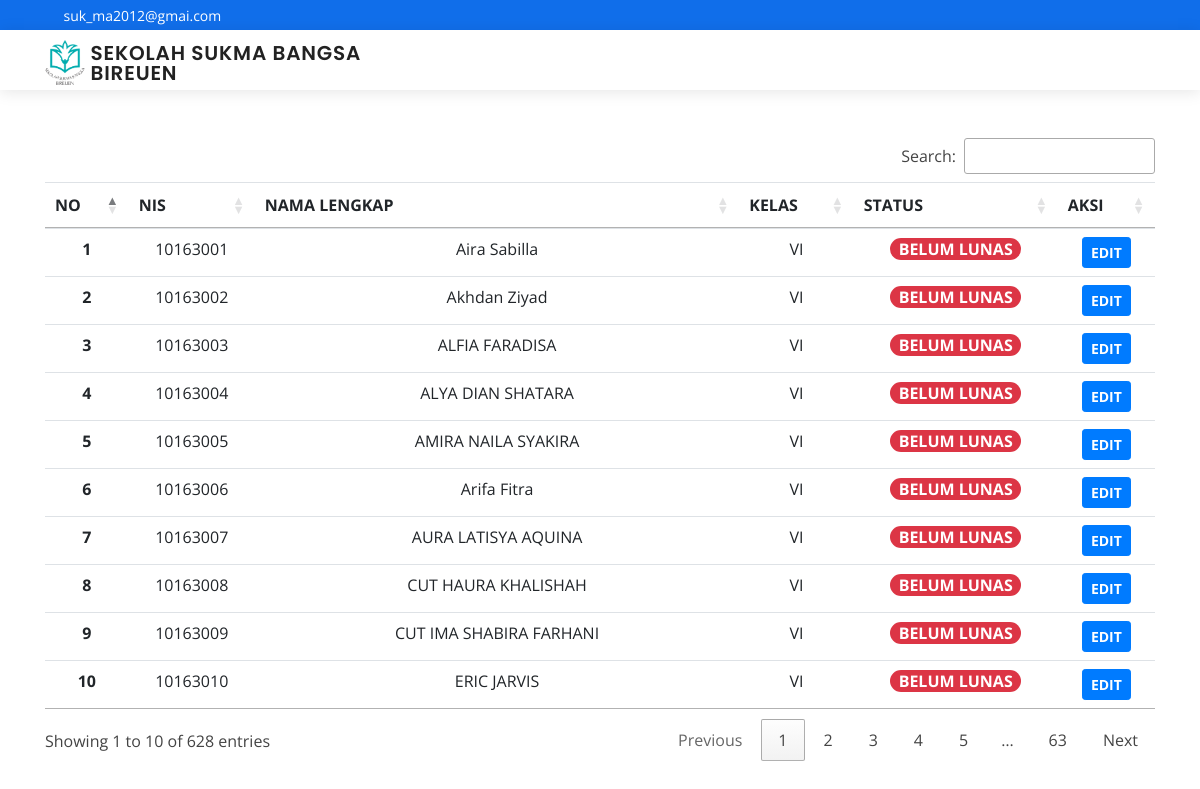
The page /index.php/hal/edit on the database as committed earlier.
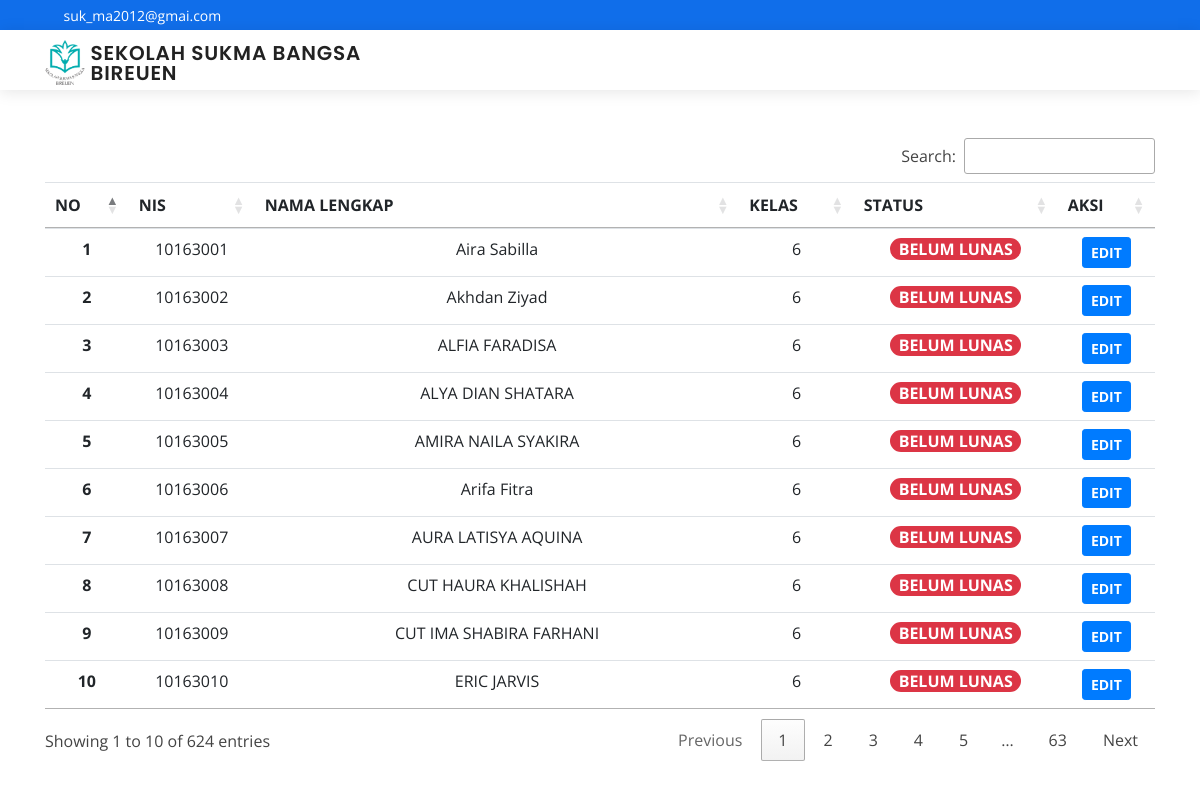
The same page on the database as committed later.
### tables this page shows
CREATE TABLE `data` (
  `nis` varchar(15) NOT NULL,
  `nama` varchar(255) NOT NULL,
  `kelas` varchar(30) NOT NULL,
  `jenjang` varchar(255) NOT NULL,
  `status` varchar(20) NOT NULL,
  `keterangan` varchar(255) NOT NULL,
  `jumlah_bulan` varchar(11) NOT NULL,
  `bpp_per_bulan` varchar(10) NOT NULL,
  `total` varchar(10) NOT NULL
);

### application/controllers/Hal.php (called while the page is built, shortened)
<?php
class Hal extends CI_Controller {
	public function edit(){
        $data['edit'] = $this->M_ppdb->tampilsiswa2()->result();
            $this->load->view('edit',$data);
	}
}

### index.php (called while the page is built, shortened)
<?php
require_once BASEPATH.'core/CodeIgniter.php';

### application/models/M_ppdb.php (called while the page is built, shortened)
<?php
class M_ppdb extends CI_Model
{
    public function tampilsiswa2()
    {
        return $this->db->query("SELECT * FROM data");
    }
}

### application/views/edit.php (the view, shortened to what this page needs)
<!doctype html>
<html lang="en">
  <head>
    <link rel="stylesheet" href="https://cdn.jsdelivr.net/npm/bootstrap@4.5.3/dist/css/bootstrap.min.css">
    <link rel="stylesheet" href="https://cdn.jsdelivr.net/npm/bootstrap-select@1.13.14/dist/css/bootstrap-select.min.css">
  <link href="<?=base_url()?>assets/vendor/bootstrap/css/bootstrap.min.css" rel="stylesheet">
  <link href="<?=base_url()?>assets/vendor/icofont/icofont.min.css" rel="stylesheet">
  <link href="<?=base_url()?>assets/vendor/boxicons/css/boxicons.min.css" rel="stylesheet">
  <link href="<?=base_url()?>assets/vendor/owl.carousel/assets/owl.carousel.min.css" rel="stylesheet">
  <link href="<?=base_url()?>assets/vendor/venobox/venobox.css" rel="stylesheet">
  <link href="<?=base_url()?>assets/vendor/aos/aos.css" rel="stylesheet">
  <link href="https://cdn.datatables.net/1.10.24/css/dataTables.bootstrap4.min.css" rel="stylesheet">
  <link rel="stylesheet" type="text/css" href="//cdn.datatables.net/1.10.22/css/jquery.dataTables.min.css">
  <link href="<?=base_url()?>assets/css/style.css" rel="stylesheet">
  </head>
  <body  >
  <div id="topbar" class="d-none d-lg-flex align-items-center">
    <div class="container d-flex">
      <div class="contact-info mr-auto">
      <i class="icofont-envelope"></i> <a>suk_ma2012@gmai.com</a>
      </div>
      <div class="social-links">
        <a href="#" class="twitter"><i class="icofont-twitter"></i></a>
        <a href="#" class="facebook"><i class="icofont-facebook"></i></a>
        <a href="#" class="instagram"><i class="icofont-instagram"></i></a>
        <a href="#" class="skype"><i class="icofont-skype"></i></a>
        <a href="#" class="linkedin"><i class="icofont-linkedin"></i></i></a>
      </div>
    </div>
  </div>
  <header id="header">
    <div class="container d-flex align-items-center">
    <img class="d-print-none" src="<?=base_url()?>assets22/img/favicon.png" alt="" width="40px"><h2  class="logo mr-auto d-print-none"><a href="<?=base_url()?>">&nbsp;SEKOLAH SUKMA BANGSA<br>&nbsp;BIREUEN<span></span></a></h2></img>
    </div>
  </header>
    <div class="container text-center">
    <br>
</div>
<br>
    <div class="container">
    <table class="table table-hover" id="example">
          <thead class="text-center">
            <tr>
              <th scope="col">NO</th>
              <th scope="col">NIS</th>
              <th scope="col">NAMA LENGKAP</th>
              <th scope="col">KELAS</th>
              <th scope="col">STATUS</th>
              <th scope="col" >AKSI</th>
            </tr>
          </thead>
          <tbody>
          <?php $i = 1;
	        foreach ($edit as $data) : ?>
		<tr class="nomor text-center">
            <th scope="row"><?php echo $i ;?></th>
            <td><?php echo $data->nis;?></td>
            <td><?php echo $data->nama;?></td>
            <td><?php echo $data->kelas;?></td>
    <?php
    $status= $data->status;
      if ($status=="Antrian") {
        $class="btn-warning";
      }elseif($status=="Diterima"){
        $class="btn-info";
      }
      else{
        $class="btn-danger";
      }
    ?>
            <td><a class="font-weight-bold text-uppercase <?= $class;?> rounded-pill" href="#" role="button">&nbsp&nbsp<?php echo $data->status?>&nbsp&nbsp</a></td>
            <td><?php echo anchor('hal/editstatus/'.$data->nis,'<div class="btn btn-primary btn-sm"><b>EDIT</b></div>')?></td>
		</tr>
		<?php $i++; ?>
	<?php endforeach ;?>
          </tbody>
        </table>
    </div>
  </body>
</html>

### assets/css/style.css (style rules this page uses)
body { font-family: "Open Sans", sans-serif; color: #444444; }
a { color: #106eea; }
h1, h2, h3, h4, h5, h6 { font-family: "Roboto", sans-serif; }
#topbar { background: #106eea; height: 30px; font-size: 14px; transition: all 1s; color: #fff; }
#topbar .contact-info a { line-height: 1; color: #fff; transition: 0.3s; }
#topbar .contact-info i { padding-right: 4px; margin-left: 15px; }
#topbar .contact-info i:first-child { margin-left: 0; }
#topbar .social-links a { color: rgba(255, 255, 255, 0.6); padding-left: 15px; display: inline-block; line-height: 1px; transition: 0.3s; }
#header { background: #fff; transition: all 1s; z-index: 900; padding: 10px 0; top: 0px; height: 60px; box-shadow: 0px 2px 15px rgba(0, 0, 0, 0.1); }
#header .logo { font-size: 20px; margin: 0; padding: 0; line-height: 1; font-weight: 600; letter-spacing: 0.8px; font-family: "Poppins", sans-serif; }
#header .logo a { color: #222222; }

Rows that differ between the two databases and show on the page:
changed data "Aira Sabilla": kelas "VI" → "6"
changed data "Akhdan Ziyad": kelas "VI" → "6"
changed data "ALFIA FARADISA": kelas "VI" → "6"
changed data "ALYA DIAN SHATARA": kelas "VI" → "6"
changed data "AMIRA NAILA SYAKIRA": kelas "VI" → "6"
changed data "Arifa Fitra": kelas "VI" → "6"
changed data "AURA LATISYA AQUINA": kelas "VI" → "6"
changed data "CUT HAURA KHALISHAH": kelas "VI" → "6"
changed data "CUT IMA SHABIRA FARHANI": kelas "VI" → "6"
changed data "ERIC JARVIS": kelas "VI" → "6"
Other text that changed with them:
text written by a page script: "Search: Showing 1 to 10 of 628 entries Previous 1 2 3 4 5 … 63 Next" → "Search: Showing 1 to 10 of 624 entries Previous 1 2 3 4 5 … 63 Next"
